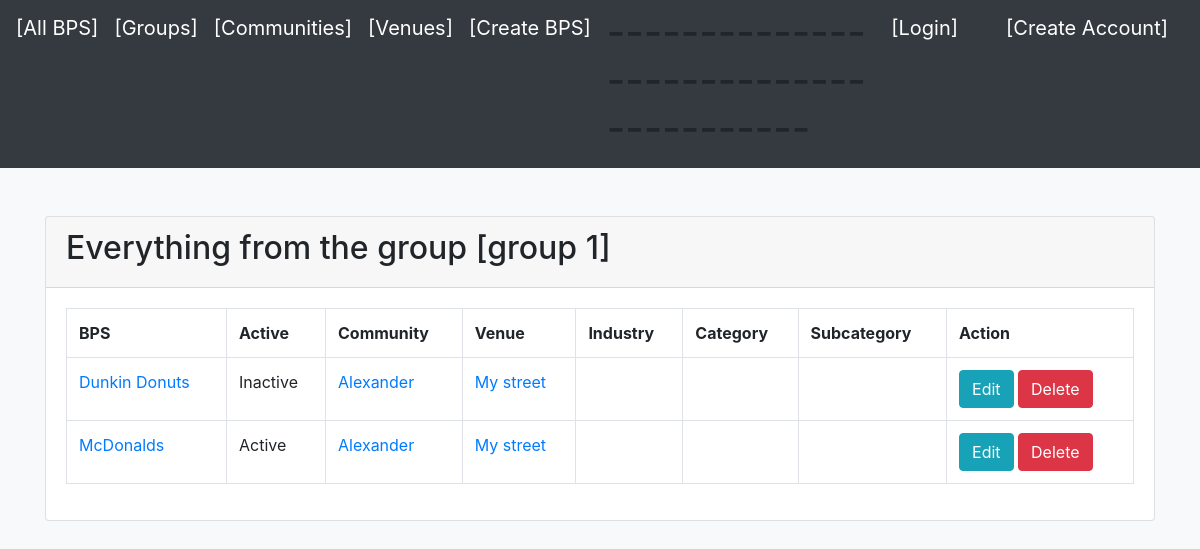
The page /admin/displayGroups.php?groups=group 1 on the database its author committed.
### tables this page shows
CREATE TABLE `people` (
  `id` int(255) NOT NULL,
  `name` varchar(255) NOT NULL,
  `groups` varchar(255) NOT NULL,
  `community` varchar(255) NOT NULL,
  `venue` varchar(255) NOT NULL,
  `active` varchar(255) NOT NULL,
  `industry` varchar(255) NOT NULL,
  `category` varchar(255) NOT NULL,
  `subcategory` varchar(255) NOT NULL,
  `email` varchar(255) NOT NULL
);

### admin/displayGroups.php (the view)
<?php
require 'conndb.php';
$groups = $_GET['groups'];
$sql = 'SELECT * FROM people WHERE groups=:groups';
$statement = $connection->prepare($sql);
$statement->execute([':groups' => $groups ]);
$people = $statement->fetchAll(PDO::FETCH_OBJ);
 ?>
<?php require 'header.php'; ?>
<div class="container">
  <div class="card mt-5">
    <div class="card-header">
      <h2>Everything from the group [<?= $groups ?>] </h2>
    </div>
    <div class="card-body">
      <table class="table table-bordered">
        <tr>
          <th>BPS</th>
		  <th>Active</th>
		  <th>Community</th>
          <th>Venue</th>
          <th>Industry</th>
		  <th>Category</th>
          <th>Subcategory</th>
		  <th>Action</th>
        </tr>
        <?php foreach($people as $person): ?>
          <tr>
            <td><a href="displayBPS.php?name=<?= $person->name ?>" >  <?= $person->name; ?> </a></td>
			<td><?= $person->active; ?></td>
			<td><a href="displayCommunities.php?community=<?= $person->community ?>" >  <?= $person->community; ?> </a></td>
            <td><a href="displayVenues.php?venue=<?= $person->venue ?>" >  <?= $person->venue; ?> </a></td>
			<td><?= $person->industry ?> </td>
			<td><?= $person->category ?> </td>
			<td><?= $person->subcategory ?> </td>
            <td>
              <a href="edit.php?id=<?= $person->id ?>" class="btn btn-info">Edit</a>
              <a onclick="return confirm('Are you sure you want to delete this entry?')" href="delete.php?id=<?= $person->id ?>" class='btn btn-danger'>Delete</a>
            </td>
          </tr>
        <?php endforeach; ?>
      </table>
    </div>
  </div>
</div>

### rows shown on the page
people: name "Dunkin Donuts", active "Inactive", community "Alexander", venue "My street"
people: name "McDonalds", active "Active", community "Alexander", venue "My street"

### other values the page prints
$groups "group 1"
